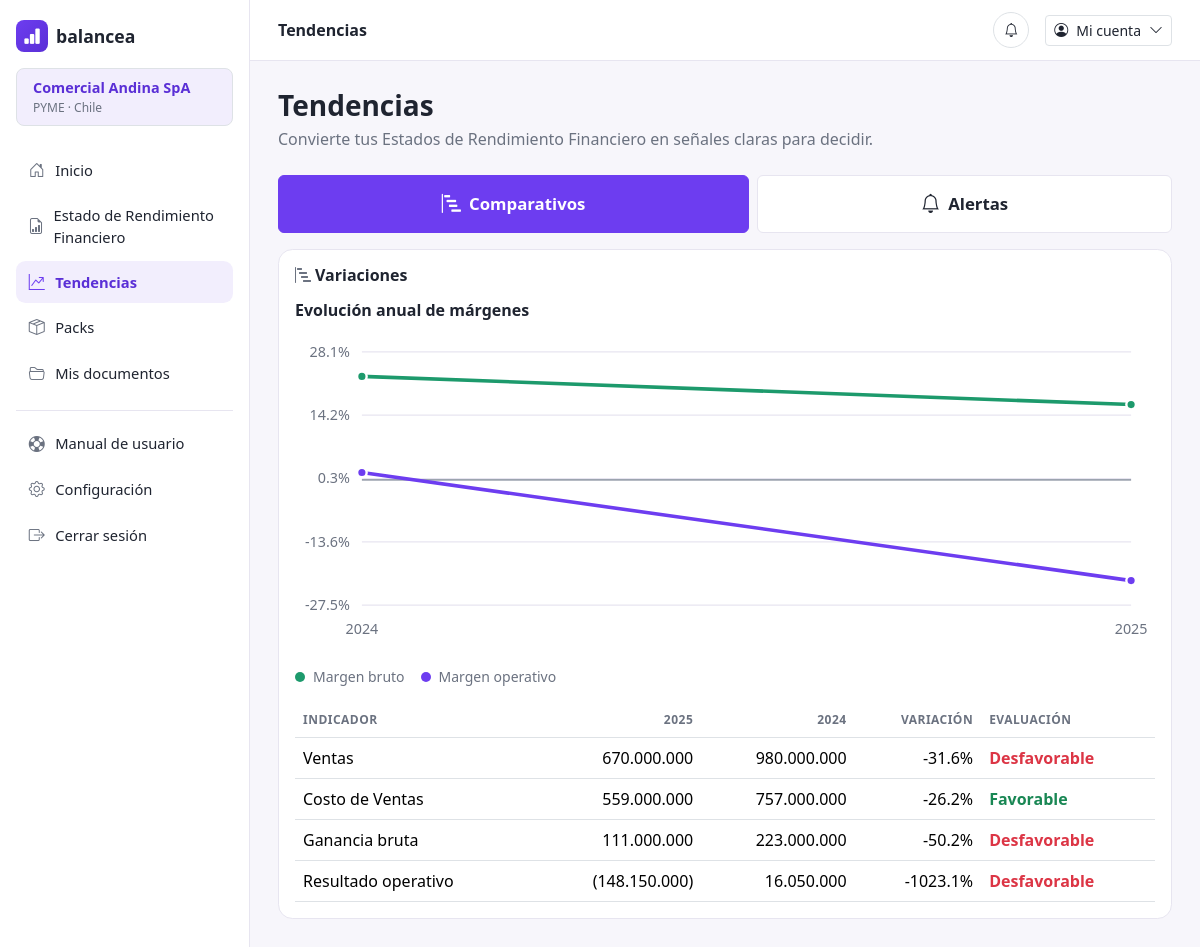
Screenshot of /toma-decisiones (signed in) with the database file from the repository.
### models.py (models this page shows)
class Empresa(db.Model):
    __tablename__ = "empresas"
    id = db.Column(db.Integer, primary_key=True)
    nombre = db.Column(db.String(150), nullable=False)
    tipo = db.Column(db.String(50), default="PYME")
    pais = db.Column(db.String(80), default="Chile")
    rubro = db.Column(db.String(50), nullable=False)
    moneda = db.Column(db.String(10), default="CLP")
    anio_vigente = db.Column(db.Integer, default=date.today().year)
    pack_actual = db.Column(db.String(30), default="Express")
    usuarios = db.relationship("Usuario", backref="empresa", lazy=True)
    balances = db.relationship(
        "Balance", backref="empresa", lazy=True, order_by="Balance.id.desc()"
    )

class Balance(db.Model):
    __tablename__ = "balances"
    id = db.Column(db.Integer, primary_key=True)
    empresa_id = db.Column(db.Integer, db.ForeignKey("empresas.id"), nullable=False)
    archivo_nombre = db.Column(db.String(150), nullable=False)
    archivo_libro_mayor = db.Column(db.String(150))
    periodo = db.Column(db.String(20), nullable=False)
    estado = db.Column(db.String(30), default="Borrador")
    fecha_carga = db.Column(db.Date, default=date.today)
    creado_en = db.Column(db.DateTime, default=datetime.utcnow)
    cuentas = db.relationship(
        "CuentaContable", backref="balance", lazy=True, order_by="CuentaContable.codigo"
    )
    informes = db.relationship(
        "InformeEstadoResultados",
        backref="balance",
        lazy=True,
        order_by="InformeEstadoResultados.fecha_generacion.desc()",
    )

### app.py (the view)
    @app.route("/toma-decisiones")
    @login_required
    def toma_decisiones():
        empresa = empresa_actual()
        tiene_datos = any(b.informes for b in empresa.balances)
        tendencias = calcular_tendencias(empresa) if tiene_datos else []
        grafico_margenes = preparar_grafico_margenes(tendencias)
        comparativos = calcular_comparativos(empresa) if tiene_datos else None
        alertas = calcular_alertas(empresa) if tiene_datos else []
        return render_template(
            "toma_decisiones.html",
            empresa=empresa,
            acceso_habilitado=True,
            tiene_datos=tiene_datos,
            tendencias=tendencias,
            grafico_margenes=grafico_margenes,
            comparativos=comparativos,
            alertas=alertas,
            umbrales=umbrales_del_rubro(empresa.rubro),
        )

### templates/toma_decisiones.html (shortened to what this page needs)
{% extends "base.html" %}
{% set active_page = 'toma_decisiones' %}
{% block page_heading %}Tendencias{% endblock %}
{% block content %}
  <h3 class="fw-bold mb-1">Tendencias</h3>
  <p class="text-muted-soft mb-4">Convierte tus Estados de Rendimiento Financiero en señales claras para decidir.</p>
  {% if not acceso_habilitado %}
  <div class="bc-card p-4 text-center">
    <i class="bi bi-lock fs-1 text-muted-soft"></i>
    <h5 class="fw-bold mt-3">Comparativos y Alertas son funciones de pago</h5>
    <p class="text-muted-soft mb-3">Disponible desde el Pack Pyme: actualiza tu pack para ver comparativos y alertas.</p>
    <a href="{{ url_for('packs') }}" class="btn btn-bc-primary">Ver Packs</a>
  </div>
  {% else %}
  <ul class="nav nav-pills nav-fill gap-2 mb-3 bc-feature-tabs" id="tendencias-tabs" role="tablist">
    <li class="nav-item" role="presentation">
      <button class="nav-link active d-flex align-items-center justify-content-center gap-2" id="comparativos-tab" data-bs-toggle="tab" data-bs-target="#comparativos-panel" type="button" role="tab" aria-controls="comparativos-panel" aria-selected="true">
        <i class="bi bi-bar-chart-steps"></i><span>Comparativos</span>
      </button>
    </li>
    <li class="nav-item" role="presentation">
      <button class="nav-link d-flex align-items-center justify-content-center gap-2" id="alertas-tab" data-bs-toggle="tab" data-bs-target="#alertas-panel" type="button" role="tab" aria-controls="alertas-panel" aria-selected="false">
        <i class="bi bi-bell"></i><span>Alertas</span>
      </button>
    </li>
  </ul>
  <div class="tab-content" id="tendencias-tab-content">
    <section class="tab-pane fade show active" id="comparativos-panel" role="tabpanel" aria-labelledby="comparativos-tab" tabindex="0">
      <div class="bc-card p-3">
        <h6 class="fw-bold mb-3"><i class="bi bi-bar-chart-steps me-1 text-muted-soft"></i>Variaciones</h6>
        {% if comparativos %}
        {% macro formato_valor(valor) %}{% if valor is none %}—{% elif valor < 0 %}({{ valor|abs|monto }}){% else %}{{ valor|monto }}{% endif %}{% endmacro %}
        {% macro evaluar_variacion(valor, costo=false) %}
          {% if valor is none %}—
          {% elif valor == 0 %}<span class="text-muted-soft">Sin variación</span>
          {% elif (valor < 0 and costo) or (valor > 0 and not costo) %}<span class="text-success fw-semibold">Favorable</span>
          {% else %}<span class="text-danger fw-semibold">Desfavorable</span>
          {% endif %}
        {% endmacro %}
        {% if grafico_margenes %}
        <h6 class="fw-bold mb-2">Evolución anual de márgenes</h6>
        <div class="table-responsive mb-3">
          <svg viewBox="0 0 {{ grafico_margenes.ancho }} {{ grafico_margenes.alto }}" role="img" aria-label="Evolución anual de márgenes bruto y operativo" style="display:block;width:100%;min-width:{{ grafico_margenes.ancho }}px;height:auto;">
            {% for tick in grafico_margenes.ticks %}
            <line x1="{{ grafico_margenes.izquierda }}" y1="{{ tick.y }}" x2="{{ grafico_margenes.ancho - grafico_margenes.derecha }}" y2="{{ tick.y }}" stroke="#e7e5f0" stroke-width="1" />
            <text x="{{ grafico_margenes.izquierda - 10 }}" y="{{ tick.y + 4 }}" text-anchor="end" font-size="12" fill="#6b7280">{{ '%.1f'|format(tick.valor) }}%</text>
            {% endfor %}
            <line x1="{{ grafico_margenes.izquierda }}" y1="{{ grafico_margenes.cero_y }}" x2="{{ grafico_margenes.ancho - grafico_margenes.derecha }}" y2="{{ grafico_margenes.cero_y }}" stroke="#9ca3af" stroke-width="1.5" />
            {% for periodo in grafico_margenes.periodos %}
            <text x="{{ periodo.x }}" y="{{ grafico_margenes.abajo + 24 }}" text-anchor="middle" font-size="12" fill="#6b7280">{{ periodo.etiqueta }}</text>
            {% endfor %}
            {% for serie in grafico_margenes.series %}
              {% for segmento in serie.segmentos %}
              <polyline points="{{ segmento }}" fill="none" stroke="{{ serie.color }}" stroke-width="3" stroke-linecap="round" stroke-linejoin="round" />
              {% endfor %}
              {% for punto in serie.puntos %}
              <circle cx="{{ punto.x }}" cy="{{ punto.y }}" r="4" fill="{{ serie.color }}" stroke="#fff" stroke-width="2">
                <title>{{ serie.etiqueta }} · {{ punto.periodo }}: {{ '%.1f'|format(punto.valor) }}%</title>
              </circle>
              {% endfor %}
            {% endfor %}
          </svg>
        </div>
        <div class="d-flex flex-wrap gap-3 small text-muted-soft mb-3">
          {% for serie in grafico_margenes.series %}
          <span class="d-inline-flex align-items-center gap-2"><span style="width:10px;height:10px;border-radius:50%;background:{{ serie.color }};"></span>{{ serie.etiqueta }}</span>
          {% endfor %}
        </div>
        {% endif %}
        <div class="table-responsive">
          <table class="table bc-table align-middle mb-0">
            <thead>
              <tr>
                <th>Indicador</th>
                <th class="text-end">{{ comparativos.periodo_actual }}</th>
                <th class="text-end">{{ comparativos.periodo_anterior or 'Año anterior' }}</th>
                <th class="text-end">Variación</th>
                <th>Evaluación</th>
              </tr>
            </thead>
            <tbody>
              <tr>
                <td>Ventas</td>
                <td class="text-end">{{ formato_valor(comparativos.ingresos_actuales) }}</td>
                <td class="text-end">{{ formato_valor(comparativos.ingresos_anteriores) }}</td>
                <td class="text-end">{{ '%.1f'|format(comparativos.variacion_ventas_pct) ~ '%' if comparativos.variacion_ventas_pct is not none else '—' }}</td>
                <td>{{ evaluar_variacion(comparativos.variacion_ventas_pct) }}</td>
              </tr>
              <tr>
                <td>Costo de Ventas</td>
                <td class="text-end">{{ formato_valor(comparativos.costo_ventas_actual|abs if comparativos.costo_ventas_actual is not none else none) }}</td>
                <td class="text-end">{{ formato_valor(comparativos.costo_ventas_anterior|abs if comparativos.costo_ventas_anterior is not none else none) }}</td>
                <td class="text-end">{{ '%.1f'|format(comparativos.variacion_costo_ventas_pct) ~ '%' if comparativos.variacion_costo_ventas_pct is not none else '—' }}</td>
                <td>{{ evaluar_variacion(comparativos.variacion_costo_ventas_pct, costo=true) }}</td>
              </tr>
              <tr>
                <td>Ganancia bruta</td>
                <td class="text-end">{{ formato_valor(comparativos.ganancia_bruta_actual) }}</td>
                <td class="text-end">{{ formato_valor(comparativos.ganancia_bruta_anterior) }}</td>
                <td class="text-end">{{ '%.1f'|format(comparativos.variacion_ganancia_bruta_pct) ~ '%' if comparativos.variacion_ganancia_bruta_pct is not none else '—' }}</td>
                <td>{{ evaluar_variacion(comparativos.variacion_ganancia_bruta_pct) }}</td>
              </tr>
              <tr>
                <td>Resultado operativo</td>
                <td class="text-end">{{ formato_valor(comparativos.resultado_operativo_actual) }}</td>
                <td class="text-end">{{ formato_valor(comparativos.resultado_operativo_anterior) }}</td>
                <td class="text-end">{{ '%.1f'|format(comparativos.variacion_resultado_operativo_pct) ~ '%' if comparativos.variacion_resultado_operativo_pct is not none else '—' }}</td>
                <td>{{ evaluar_variacion(comparativos.variacion_resultado_operativo_pct) }}</td>
              </tr>
            </tbody>
          </table>
        </div>
        {% endif %}
      </div>
    </section>
  </div>
  {% endif %}
{% endblock %}

### templates/base.html (shortened to what this page needs)
<!doctype html>
<html lang="es">
<head>
  <link rel="stylesheet" href="{{ url_for('static', filename='css/bootstrap.min.css') }}">
  <link rel="stylesheet" href="{{ url_for('static', filename='bootstrap-icons/bootstrap-icons.css') }}">
  <link rel="stylesheet" href="{{ url_for('static', filename='css/styles.css') }}">
</head>
<body>
  <div class="bc-shell">
    <aside class="bc-sidebar">
      <a href="{{ url_for('dashboard') }}" class="bc-logo">
        <span class="bc-logo-mark"><i class="bi bi-bar-chart-fill"></i></span>
        balancea
      </a>
      <div class="mt-3 border rounded-3 w-100 px-3 py-2" style="background-color: var(--bc-primary-light);">
        <span class="d-block fw-semibold" style="font-size:0.9rem;color:var(--bc-primary-dark);">{{ empresa.nombre if empresa else 'Tu empresa' }}</span>
        <span class="d-block text-muted-soft" style="font-size:0.75rem;">{{ empresa.tipo if empresa else 'Pyme' }} · {{ empresa.pais if empresa else 'Colombia' }}</span>
      </div>
      <nav class="bc-sidebar-section d-flex flex-column gap-1">
        <a href="{{ url_for('dashboard') }}" class="bc-nav-link {{ 'active' if active_page == 'inicio' else '' }}">
          <i class="bi bi-house-door"></i> Inicio
        </a>
        <a href="{{ url_for('subir_balance') }}" class="bc-nav-link {{ 'active' if active_page == 'subir_balance' else '' }}">
          <i class="bi bi-file-earmark-bar-graph"></i> Estado de Rendimiento Financiero
        </a>
        <a href="{{ url_for('toma_decisiones') }}" class="bc-nav-link {{ 'active' if active_page == 'toma_decisiones' else '' }}">
          <i class="bi bi-graph-up-arrow"></i> Tendencias
        </a>
        <a href="{{ url_for('packs') }}" class="bc-nav-link {{ 'active' if active_page == 'packs' else '' }}">
          <i class="bi bi-box-seam"></i> Packs
        </a>
        <a href="{{ url_for('mis_documentos') }}" class="bc-nav-link {{ 'active' if active_page == 'mis_documentos' else '' }}">
          <i class="bi bi-folder2-open"></i> Mis documentos
        </a>
      </nav>
      <div class="bc-sidebar-footer d-flex flex-column gap-1">
        <a href="{{ url_for('manual_usuario') }}" class="bc-nav-link {{ 'active' if active_page == 'manual_usuario' else '' }}">
          <i class="bi bi-life-preserver"></i> Manual de usuario
        </a>
        <a href="{{ url_for('configuracion') }}" class="bc-nav-link {{ 'active' if active_page == 'configuracion' else '' }}">
          <i class="bi bi-gear"></i> Configuración
        </a>
        <a href="{{ url_for('logout') }}" class="bc-nav-link">
          <i class="bi bi-box-arrow-right"></i> Cerrar sesión
        </a>
      </div>
    </aside>
    <div class="bc-main">
      <header class="bc-topbar">
        <div>
          <span class="fw-semibold">{% block page_heading %}{% endblock %}</span>
        </div>
        <div class="d-flex align-items-center gap-3">
          <button class="btn btn-sm btn-bc-outline border rounded-circle" style="width:36px;height:36px;">
            <i class="bi bi-bell"></i>
          </button>
          <div class="dropdown">
            <button class="btn btn-sm btn-bc-outline border d-flex align-items-center gap-2" type="button" data-bs-toggle="dropdown" aria-expanded="false">
              <i class="bi bi-person-circle"></i>
              <span>Mi cuenta</span>
              <i class="bi bi-chevron-down"></i>
            </button>
          </div>
        </div>
      </header>
      <main class="bc-content">
        {% block content %}{% endblock %}
      </main>
    </div>
  </div>
</body>
</html>

### rows the page displays
Empresa: nombre "Comercial Andina SpA", tipo "PYME", pais "Chile"
Balance: etiqueta "2024", periodo "2024"
Balance: etiqueta "2025", periodo_actual "2025"

### other values shown
{{ '%.1f'|format(tick.valor) }} "28.1" "14.2" "0.3" "-13.6" "-27.5"
{{ serie.etiqueta }} "Margen bruto" "Margen operativo"
{{ valor|monto }} "670.000.000 980.000.000 559.000.000 757.000.000 111.000.000 223.000.000 16.050.000"
{{ valor|abs|monto }} "148.150.000"
